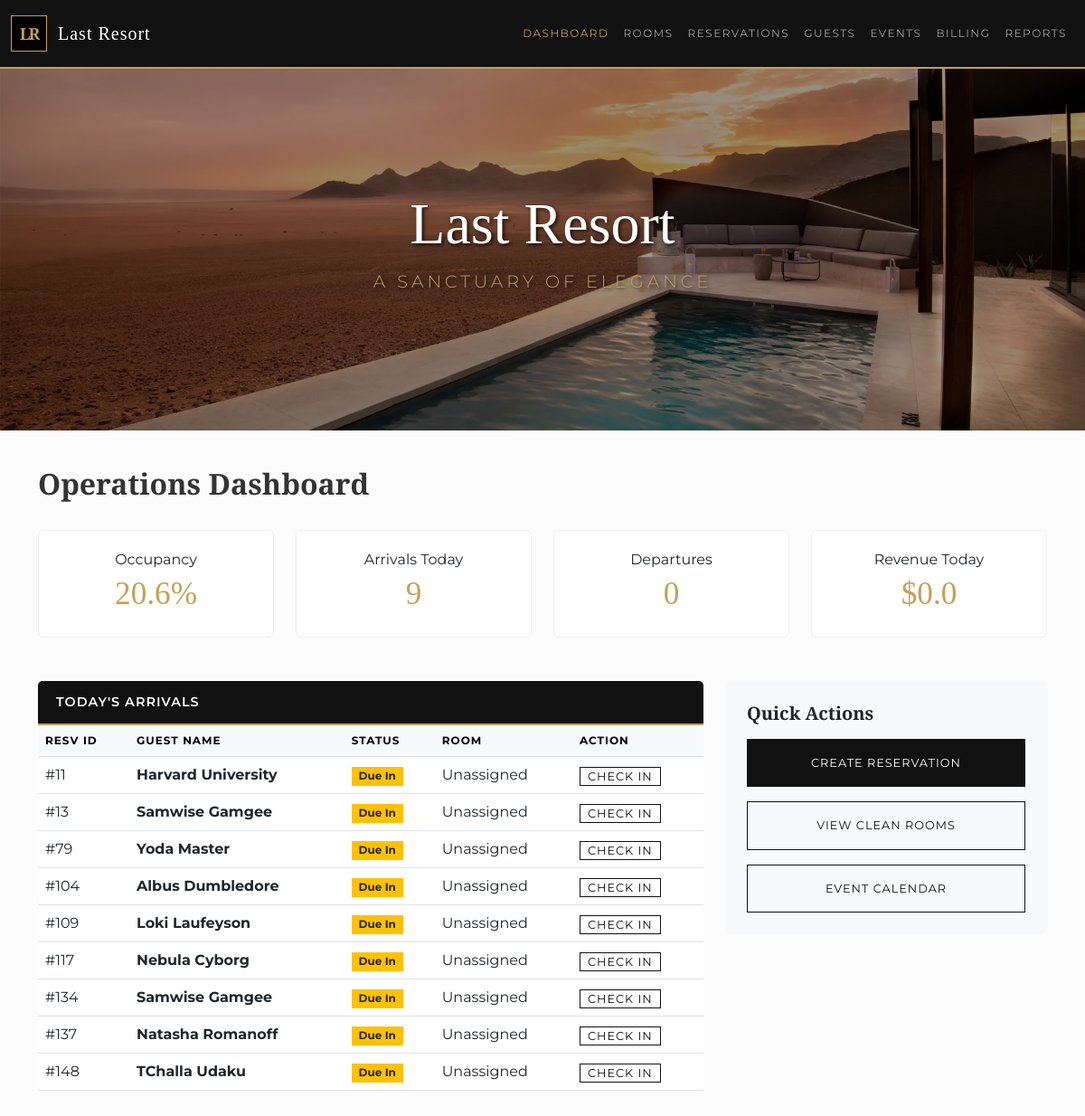
The page / on the database its author committed.
### tables this page shows
CREATE TABLE reservation (
    resvId INTEGER PRIMARY KEY,
    partyId INTEGER, 
    dateCreated DATETIME DEFAULT CURRENT_TIMESTAMP,
    startDate DATE,
    roomId INTEGER,
    endDate DATE,
    status TEXT, 
    FOREIGN KEY(partyId) REFERENCES party(partyId),
    FOREIGN KEY(roomId) REFERENCES room(roomId)
);

### app.py (the view)
@app.route('/')
def dashboard():
    db = get_db()
    occupancy = db.execute("SELECT COUNT(*) FROM room WHERE currentStatus = 'Occupied'").fetchone()[0]
    total_rooms = db.execute("SELECT COUNT(*) FROM room").fetchone()[0]
    occupancy_rate = round((occupancy / total_rooms * 100), 1) if total_rooms > 0 else 0
    today_arrivals = db.execute("""
        SELECT r.resvId,
               COALESCE(pe.firstName || ' ' || pe.lastName, o.orgName) as guestName,
               r.status, rm.roomNumber
        FROM reservation r
        JOIN party py ON r.partyId = py.partyId
        LEFT JOIN person pe ON py.partyId = pe.partyId
        LEFT JOIN organization o ON py.partyId = o.partyId
        LEFT JOIN room_assignment ra ON r.resvId = ra.resvId
        LEFT JOIN room rm ON ra.roomId = rm.roomId
        WHERE r.startDate <= date('now') AND r.status = 'Booked'
    """).fetchall()
    revenue = db.execute("SELECT SUM(amount) FROM charge WHERE dateIncurred = date('now')").fetchone()[0] or 0.00
    kpi = {
        "occupancy": occupancy_rate,
        "arrivals": len(today_arrivals),
        "departures": 0,
        "revenue": revenue
    }
    return render_template('dashboard.html', kpi=kpi, arrivals=today_arrivals, active_page='dashboard')

### app.py (called while the page is built)
def get_db():
    db = getattr(g, '_database', None)
    if db is None:
        db = g._database = sqlite3.connect(DATABASE)
        db.row_factory = sqlite3.Row
    return db

@app.teardown_appcontext
def close_connection(exception):
    db = getattr(g, '_database', None)
    if db is not None:
        db.close()

### templates/dashboard.html
{% extends "base.html" %}
{% block content %}
<div class="d-flex justify-content-between align-items-center mb-4">
    <h2>Operations Dashboard</h2>
</div>
<div class="row mb-5">
    <div class="col-md-3"><div class="card kpi-card"><div class="kpi-label">Occupancy</div><div class="kpi-value">{{ kpi.occupancy }}%</div></div></div>
    <div class="col-md-3"><div class="card kpi-card"><div class="kpi-label">Arrivals Today</div><div class="kpi-value">{{ kpi.arrivals }}</div></div></div>
    <div class="col-md-3"><div class="card kpi-card"><div class="kpi-label">Departures</div><div class="kpi-value">{{ kpi.departures }}</div></div></div>
    <div class="col-md-3"><div class="card kpi-card"><div class="kpi-label">Revenue Today</div><div class="kpi-value">${{ kpi.revenue }}</div></div></div>
</div>
<div class="row">
    <div class="col-lg-8">
        <div class="card border-0">
            <div class="card-header bg-dark-blue text-white">
                <h5 class="mb-0 text-white" style="font-family: 'Montserrat', sans-serif; letter-spacing: 1px; font-size: 0.9rem;">TODAY'S ARRIVALS</h5>
            </div>
            <table class="table table-hover mb-0">
                <thead class="table-light"><tr><th>Resv ID</th><th>Guest Name</th><th>Status</th><th>Room</th><th>Action</th></tr></thead>
                <tbody>
                    {% for item in arrivals %}
                    <tr>
                        <td>#{{ item.resvId }}</td>
                        <td><strong>{{ item.guestName }}</strong></td>
                        <td><span class="badge bg-warning text-dark rounded-0">Due In</span></td>
                        <td>{{ item.roomNumber if item.roomNumber else 'Unassigned' }}</td>
                        <td><a href="/checkin/{{ item.resvId }}" class="btn btn-sm btn-outline-dark py-0">Check In</a></td>
                    </tr>
                    {% else %}
                    <tr><td colspan="5" class="text-center p-3">No arrivals for today.</td></tr>
                    {% endfor %}
                </tbody>
            </table>
        </div>
    </div>
    <div class="col-lg-4">
        <div class="card border-0 bg-light p-4">
            <h5 class="mb-3">Quick Actions</h5>
            <div class="d-grid gap-3">
                <a href="/reservations/new" class="btn btn-primary py-3">Create Reservation</a>
                <a href="/rooms?status=Clean" class="btn btn-outline-dark py-3">View Clean Rooms</a>
                <a href="/events" class="btn btn-outline-dark py-3">Event Calendar</a>
            </div>
        </div>
    </div>
</div>
{% endblock %}

### static/css/style.css (style rules this page uses)
:root { --primary-black: #111; --primary-gold: #c5a059; --text-dark: #333; --table-header-grey: #f8f9fa; --border-color: #e5e5e5; --status-clean: #27ae60; --status-occupied: #f39c12; --status-dirty: #c0392b; }
body { font-family: 'Montserrat', sans-serif; background-color: #fcfcfc; color: var(--text-dark); }
h1, h2, h3, h4, h5, h6 { font-family: 'Cinzel', serif; font-weight: 600; }
.bg-dark-blue { background-color: var(--primary-black) !important; border-bottom: 2px solid var(--primary-gold); padding: 12px 0; }
.table-custom thead, .table-hover thead { background-color: var(--table-header-grey); color: var(--primary-black); font-family: 'Montserrat', sans-serif; font-size: 0.75rem; text-transform: uppercase; letter-spacing: 1px; }
.card-header { padding: 15px 20px !important; }
.kpi-card { background: white; border: 1px solid #eee; padding: 20px; text-align: center; }
.kpi-value { color: var(--primary-gold); font-family: 'Cinzel', serif; font-size: 2.2rem; }
.btn { border-radius: 0 !important; text-transform: uppercase; font-family: 'Montserrat', sans-serif; letter-spacing: 1px; font-size: 0.8rem; }
.btn-primary { background-color: var(--primary-black); border-color: var(--primary-black); color: white; }
.btn-outline-dark { border-color: var(--primary-black); color: var(--primary-black); }

### rows shown on the page
reservation: resvId "11", guestName "Harvard University", roomNumber "Unassigned"
reservation: resvId "13", guestName "Samwise Gamgee", roomNumber "Unassigned"
reservation: resvId "79", guestName "Yoda Master", roomNumber "Unassigned"
reservation: resvId "104", guestName "Albus Dumbledore", roomNumber "Unassigned"
reservation: resvId "109", guestName "Loki Laufeyson", roomNumber "Unassigned"
reservation: resvId "117", guestName "Nebula Cyborg", roomNumber "Unassigned"
reservation: resvId "134", guestName "Samwise Gamgee", roomNumber "Unassigned"
reservation: resvId "137", guestName "Natasha Romanoff", roomNumber "Unassigned"
reservation: resvId "148", guestName "TChalla Udaku", roomNumber "Unassigned"

### other values the page prints
{{ kpi.occupancy }} "20.6"
{{ kpi.arrivals }} "9"
{{ kpi.departures }} "0"
{{ kpi.revenue }} "0.0"
